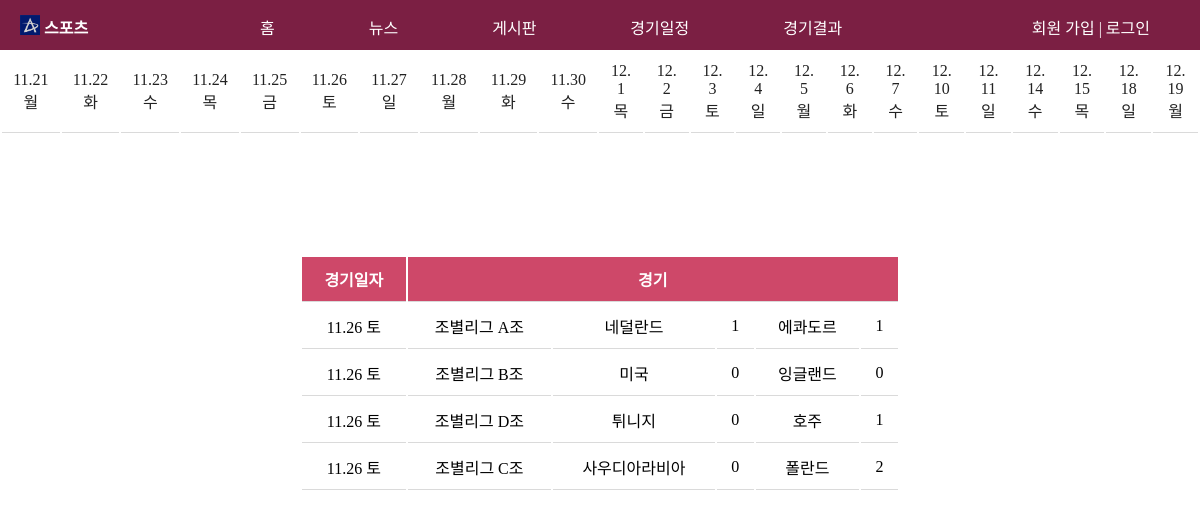
The app's page /schedule_6.php with its own data.
### tables this page shows
create table result (
	  day  varchar(10) not null
	, league char(20) not null
  	, A_name char(20)
  	, A_goal int
  	, B_name char(20)
  	, B_goal int
  );

### schedule_6.php (the view, shortened to what this page needs)
<!doctype html>
<html>
  <head>
 <link rel="stylesheet" type="text/css" href="./css/common2.css">
 <link rel="stylesheet" type="text/css" href="./css/schedule.css">
  </head>
  <body>
    <header>
        <?php include "header.php";?>
    </header>
    <table>
    <tr>
    <td><a href="schedule_1.php">11.21 월</a></td>
    <td><a href="schedule_2.php">11.22 화</a></td>
    <td><a href="schedule_3.php">11.23 수</a></td>
    <td><a href="schedule_4.php">11.24 목</a></td>
    <td><a href="schedule_5.php">11.25 금</a></td>
    <td><a href="schedule_6.php">11.26 토</a></td>
    <td><a href="schedule_7.php">11.27 일</a></td>
    <td><a href="schedule_8.php">11.28 월</a></td>
    <td><a href="schedule_9.php">11.29 화</a></td>
    <td><a href="schedule_10.php">11.30 수</a></td>
    <td><a href="schedule_11.php">12. 1 목</a></td>
    <td><a href="schedule_12.php">12. 2 금</a></td>
    <td><a href="schedule_13.php">12. 3 토</a></td>
    <td><a href="schedule_14.php">12. 4 일</a></td>
    <td><a href="schedule_15.php">12. 5 월</a></td>
    <td><a href="schedule_16.php">12. 6 화</a></td>
    <td><a href="schedule_17.php">12. 7 수</a></td>
    <td><a href="schedule_18.php">12. 10 토</a></td>
    <td><a href="schedule_19.php">12. 11 일</a></td>
    <td><a href="schedule_20.php">12. 14 수</a></td>
    <td><a href="schedule_21.php">12. 15 목</a></td>
    <td><a href="schedule_22.php">12. 18 일</a></td>
    <td><a href="schedule_23.php">12. 19 월</a></td>
  </tr>
    </table>
        <table class = "down">
        <tr class = "dr">
          <th>경기일자</th>
          <th colspan = "5">경기</th>
        </tr>
        <?php
          $jb_conn = mysqli_connect('localhost', 'root', '', 'worldcup' );
          $jb_sql = "SELECT * FROM result where day = '11.26 토';";
          $jb_result = mysqli_query( $jb_conn, $jb_sql );
          while( $jb_row = mysqli_fetch_array( $jb_result ) ) {
            echo '<tr><td>'
            . $jb_row[ 'day' ]
            . '</td><td>'
            . $jb_row[ 'league' ]
            . '</td><td>'
            . $jb_row[ 'A_name' ]
            . '</td><td>'
            . $jb_row[ 'A_goal' ]
            . '</td><td>'
            . $jb_row[ 'B_name' ]
            . '</td><td>'
            . $jb_row[ 'B_goal' ]
            . '</td></tr>';
         }
        ?>
  </body>
</html>

### css/common2.css (style rules this page uses)
* { padding: 0; margin: 0; }
a { display: inline-block; text-decoration: none; }
a:link { color: #222222; }

### css/schedule.css (style rules this page uses)
table { width: 100%; }
th, td { padding: 10px; border-bottom: 1px solid #dadada; }
td { text-align : center; }
.down { margin-left: auto; margin-right: auto; margin-top : 10%; width : 50%; background-color : white; }
.dr { color: #fff; background: #ce4869 ; align : center; }

### records on screen
result: day "11.26 토", league "조별리그 A조", A_name "네덜란드", A_goal "1", B_name "에콰도르", B_goal "1"
result: day "11.26 토", league "조별리그 B조", A_name "미국", A_goal "0", B_name "잉글랜드", B_goal "0"
result: day "11.26 토", league "조별리그 D조", A_name "튀니지", A_goal "0", B_name "호주", B_goal "1"
result: day "11.26 토", league "조별리그 C조", A_name "사우디아라비아", A_goal "0", B_name "폴란드", B_goal "2"
